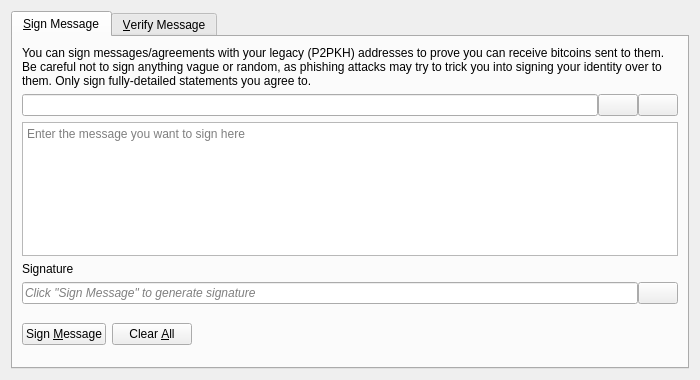
<?xml version="1.0" encoding="UTF-8"?>
<ui version="4.0">
 <class>SignVerifyMessageDialog</class>
 <widget class="QDialog" name="SignVerifyMessageDialog">
  <property name="geometry">
   <rect>
    <x>0</x>
    <y>0</y>
    <width>700</width>
    <height>380</height>
   </rect>
  </property>
  <property name="windowTitle">
   <string>Signatures - Sign / Verify a Message</string>
  </property>
  <property name="modal">
   <bool>true</bool>
  </property>
  <layout class="QVBoxLayout" name="verticalLayout">
   <item>
    <widget class="QTabWidget" name="tabWidget">
     <property name="currentIndex">
      <number>0</number>
     </property>
     <widget class="QWidget" name="tabSignMessage">
      <attribute name="title">
       <string>&amp;Sign Message</string>
      </attribute>
      <layout class="QVBoxLayout" name="verticalLayout_SM">
       <item>
        <widget class="QLabel" name="infoLabel_SM">
         <property name="text">
          <string>You can sign messages/agreements with your legacy (P2PKH) addresses to prove you can receive bitcoins sent to them. Be careful not to sign anything vague or random, as phishing attacks may try to trick you into signing your identity over to them. Only sign fully-detailed statements you agree to.</string>
         </property>
         <property name="textFormat">
          <enum>Qt::PlainText</enum>
         </property>
         <property name="wordWrap">
          <bool>true</bool>
         </property>
        </widget>
       </item>
       <item>
        <layout class="QHBoxLayout" name="horizontalLayout_1_SM">
         <property name="spacing">
          <number>0</number>
         </property>
         <item>
          <widget class="QValidatedLineEdit" name="addressIn_SM">
           <property name="toolTip">
            <string>The DRIP address to sign the message with</string>
           </property>
          </widget>
         </item>
         <item>
          <widget class="QPushButton" name="addressBookButton_SM">
           <property name="toolTip">
            <string>Choose previously used address</string>
           </property>
           <property name="text">
            <string/>
           </property>
           <property name="icon">
            <iconset resource="../bitcoin.qrc">
             <normaloff>:/icons/address-book</normaloff>:/icons/address-book</iconset>
           </property>
           <property name="shortcut">
            <string>Alt+A</string>
           </property>
           <property name="autoDefault">
            <bool>false</bool>
           </property>
          </widget>
         </item>
         <item>
          <widget class="QPushButton" name="pasteButton_SM">
           <property name="toolTip">
            <string>Paste address from clipboard</string>
           </property>
           <property name="text">
            <string/>
           </property>
           <property name="icon">
            <iconset resource="../bitcoin.qrc">
             <normaloff>:/icons/editpaste</normaloff>:/icons/editpaste</iconset>
           </property>
           <property name="shortcut">
            <string>Alt+P</string>
           </property>
           <property name="autoDefault">
            <bool>false</bool>
           </property>
          </widget>
         </item>
        </layout>
       </item>
       <item>
        <widget class="QPlainTextEdit" name="messageIn_SM">
         <property name="toolTip">
          <string>Enter the message you want to sign here</string>
         </property>
         <property name="placeholderText">
          <string>Enter the message you want to sign here</string>
         </property>
        </widget>
       </item>
       <item>
        <widget class="QLabel" name="signatureLabel_SM">
         <property name="text">
          <string>Signature</string>
         </property>
         <property name="textFormat">
          <enum>Qt::PlainText</enum>
         </property>
        </widget>
       </item>
       <item>
        <layout class="QHBoxLayout" name="horizontalLayout_2_SM">
         <property name="spacing">
          <number>0</number>
         </property>
         <item>
          <widget class="QLineEdit" name="signatureOut_SM">
           <property name="placeholderText">
            <string>Click "Sign Message" to generate signature</string>
           </property>
           <property name="font">
            <font>
             <italic>true</italic>
            </font>
           </property>
           <property name="readOnly">
            <bool>true</bool>
           </property>
          </widget>
         </item>
         <item>
          <widget class="QPushButton" name="copySignatureButton_SM">
           <property name="toolTip">
            <string>Copy the current signature to the clipboard</string>
           </property>
           <property name="text">
            <string/>
           </property>
           <property name="icon">
            <iconset resource="../bitcoin.qrc">
             <normaloff>:/icons/editcopy</normaloff>:/icons/editcopy</iconset>
           </property>
           <property name="autoDefault">
            <bool>false</bool>
           </property>
          </widget>
         </item>
        </layout>
       </item>
       <item>
        <layout class="QHBoxLayout" name="horizontalLayout_3_SM">
         <item>
          <widget class="QPushButton" name="signMessageButton_SM">
           <property name="toolTip">
            <string>Sign the message to prove you own this DRIP address</string>
           </property>
           <property name="text">
            <string>Sign &amp;Message</string>
           </property>
           <property name="icon">
            <iconset resource="../bitcoin.qrc">
             <normaloff>:/icons/edit</normaloff>:/icons/edit</iconset>
           </property>
           <property name="autoDefault">
            <bool>false</bool>
           </property>
          </widget>
         </item>
         <item>
          <widget class="QPushButton" name="clearButton_SM">
           <property name="toolTip">
            <string>Reset all sign message fields</string>
           </property>
           <property name="text">
            <string>Clear &amp;All</string>
           </property>
           <property name="icon">
            <iconset resource="../bitcoin.qrc">
             <normaloff>:/icons/remove</normaloff>:/icons/remove</iconset>
           </property>
           <property name="autoDefault">
            <bool>false</bool>
           </property>
          </widget>
         </item>
         <item>
          <spacer name="horizontalSpacer_1_SM">
           <property name="orientation">
            <enum>Qt::Horizontal</enum>
           </property>
           <property name="sizeHint" stdset="0">
            <size>
             <width>40</width>
             <height>48</height>
            </size>
           </property>
          </spacer>
         </item>
         <item>
          <widget class="QLabel" name="statusLabel_SM">
           <property name="font">
            <font>
             <weight>75</weight>
             <bold>true</bold>
            </font>
           </property>
           <property name="text">
            <string/>
           </property>
           <property name="wordWrap">
            <bool>true</bool>
           </property>
          </widget>
         </item>
         <item>
          <spacer name="horizontalSpacer_2_SM">
           <property name="orientation">
            <enum>Qt::Horizontal</enum>
           </property>
           <property name="sizeHint" stdset="0">
            <size>
             <width>40</width>
             <height>48</height>
            </size>
           </property>
          </spacer>
         </item>
        </layout>
       </item>
      </layout>
     </widget>
     <widget class="QWidget" name="tabVerifyMessage">
      <attribute name="title">
       <string>&amp;Verify Message</string>
      </attribute>
      <layout class="QVBoxLayout" name="verticalLayout_VM">
       <item>
        <widget class="QLabel" name="infoLabel_VM">
         <property name="text">
          <string>Enter the receiver's address, message (ensure you copy line breaks, spaces, tabs, etc. exactly) and signature below to verify the message. Be careful not to read more into the signature than what is in the signed message itself, to avoid being tricked by a man-in-the-middle attack. Note that this only proves the signing party receives with the address, it cannot prove sendership of any transaction!</string>
         </property>
         <property name="textFormat">
          <enum>Qt::PlainText</enum>
         </property>
         <property name="alignment">
          <set>Qt::AlignLeading|Qt::AlignLeft|Qt::AlignTop</set>
         </property>
         <property name="wordWrap">
          <bool>true</bool>
         </property>
        </widget>
       </item>
       <item>
        <layout class="QHBoxLayout" name="horizontalLayout_1_VM">
         <property name="spacing">
          <number>0</number>
         </property>
         <item>
          <widget class="QValidatedLineEdit" name="addressIn_VM">
           <property name="toolTip">
            <string>The DRIP address the message was signed with</string>
           </property>
          </widget>
         </item>
         <item>
          <widget class="QPushButton" name="addressBookButton_VM">
           <property name="toolTip">
            <string>Choose previously used address</string>
           </property>
           <property name="text">
            <string/>
           </property>
           <property name="icon">
            <iconset resource="../bitcoin.qrc">
             <normaloff>:/icons/address-book</normaloff>:/icons/address-book</iconset>
           </property>
           <property name="shortcut">
            <string>Alt+A</string>
           </property>
           <property name="autoDefault">
            <bool>false</bool>
           </property>
          </widget>
         </item>
        </layout>
       </item>
       <item>
        <widget class="QPlainTextEdit" name="messageIn_VM">
          <property name="toolTip">
            <string>The signed message to verify</string>
          </property>
          <property name="placeholderText">
            <string>The signed message to verify</string>
          </property>
        </widget>
       </item>
       <item>
        <widget class="QValidatedLineEdit" name="signatureIn_VM">
          <property name="toolTip">
            <string>The signature given when the message was signed</string>
          </property>
          <property name="placeholderText">
            <string>The signature given when the message was signed</string>
          </property>
        </widget>
       </item>
       <item>
        <layout class="QHBoxLayout" name="horizontalLayout_2_VM">
         <item>
          <widget class="QPushButton" name="verifyMessageButton_VM">
           <property name="toolTip">
            <string>Verify the message to ensure it was signed with the specified DRIP address</string>
           </property>
           <property name="text">
            <string>Verify &amp;Message</string>
           </property>
           <property name="icon">
            <iconset resource="../bitcoin.qrc">
             <normaloff>:/icons/transaction_0</normaloff>:/icons/transaction_0</iconset>
           </property>
           <property name="autoDefault">
            <bool>false</bool>
           </property>
          </widget>
         </item>
         <item>
          <widget class="QPushButton" name="clearButton_VM">
           <property name="toolTip">
            <string>Reset all verify message fields</string>
           </property>
           <property name="text">
            <string>Clear &amp;All</string>
           </property>
           <property name="icon">
            <iconset resource="../bitcoin.qrc">
             <normaloff>:/icons/remove</normaloff>:/icons/remove</iconset>
           </property>
           <property name="autoDefault">
            <bool>false</bool>
           </property>
          </widget>
         </item>
         <item>
          <spacer name="horizontalSpacer_1_VM">
           <property name="orientation">
            <enum>Qt::Horizontal</enum>
           </property>
           <property name="sizeHint" stdset="0">
            <size>
             <width>40</width>
             <height>48</height>
            </size>
           </property>
          </spacer>
         </item>
         <item>
          <widget class="QLabel" name="statusLabel_VM">
           <property name="font">
            <font>
             <weight>75</weight>
             <bold>true</bold>
            </font>
           </property>
           <property name="text">
            <string/>
           </property>
           <property name="wordWrap">
            <bool>true</bool>
           </property>
          </widget>
         </item>
         <item>
          <spacer name="horizontalSpacer_2_VM">
           <property name="orientation">
            <enum>Qt::Horizontal</enum>
           </property>
           <property name="sizeHint" stdset="0">
            <size>
             <width>40</width>
             <height>48</height>
            </size>
           </property>
          </spacer>
         </item>
        </layout>
       </item>
      </layout>
     </widget>
    </widget>
   </item>
  </layout>
 </widget>
 <customwidgets>
  <customwidget>
   <class>QValidatedLineEdit</class>
   <extends>QLineEdit</extends>
   <header>qt/qvalidatedlineedit.h</header>
  </customwidget>
 </customwidgets>
 <resources>
  <include location="../bitcoin.qrc"/>
 </resources>
 <connections/>
</ui>
